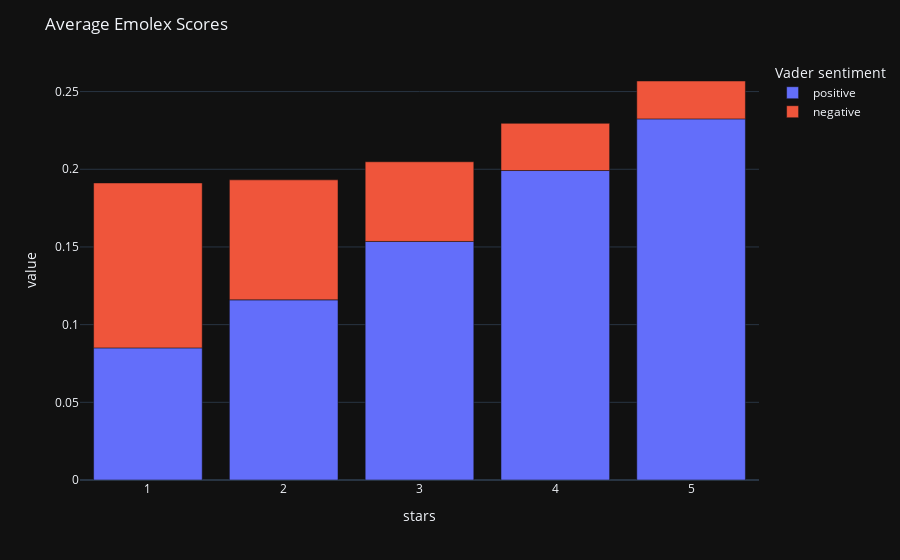

The notebook cell this image was saved under:
### Code cell
columns2_to_plot = ['stars', 'positive','negative']
df2_to_plot = df[columns2_to_plot]

# Calculate the average value for each group
df2_grouped = df2_to_plot.groupby('stars').mean().reset_index()

# Melt the DataFrame to prepare it for plotting
df2_melted = df2_grouped.melt(id_vars='stars', var_name='Vader sentiment', value_name='value')

# Plot the data using Plotly
fig4 = px.bar(df2_melted, x='stars', y='value', color='Vader sentiment')
fig4.update_layout(title='Average Emolex Scores')
fig4.show()

### Figure 1 — Plotly figure (JSON) as saved in the notebook; plotly's stock layout.template omitted (floating-point values rounded to 4 significant figures)
{"data": [{"alignmentgroup": "True", "hovertemplate": "Vader sentiment=positive<br>stars=%{x}<br>value=%{y}<extra></extra>", "legendgroup": "positive", "marker": {"color": "#636efa", "pattern": {"shape": ""}}, "name": "positive", "offsetgroup": "positive", "orientation": "v", "showlegend": true, "textposition": "auto", "x": [1, 2, 3, 4, 5], "xaxis": "x", "y": [0.08504, 0.116, 0.1535, 0.1992, 0.2324], "yaxis": "y", "type": "bar"}, {"alignmentgroup": "True", "hovertemplate": "Vader sentiment=negative<br>stars=%{x}<br>value=%{y}<extra></extra>", "legendgroup": "negative", "marker": {"color": "#EF553B", "pattern": {"shape": ""}}, "name": "negative", "offsetgroup": "negative", "orientation": "v", "showlegend": true, "textposition": "auto", "x": [1, 2, 3, 4, 5], "xaxis": "x", "y": [0.1062, 0.07723, 0.05128, 0.03037, 0.02439], "yaxis": "y", "type": "bar"}], "layout": {"xaxis": {"anchor": "y", "domain": [0.0, 1.0], "title": {"text": "stars"}}, "yaxis": {"anchor": "x", "domain": [0.0, 1.0], "title": {"text": "value"}}, "legend": {"title": {"text": "Vader sentiment"}, "tracegroupgap": 0}, "margin": {"t": 60}, "barmode": "relative", "title": {"text": "Average Emolex Scores"}}}
